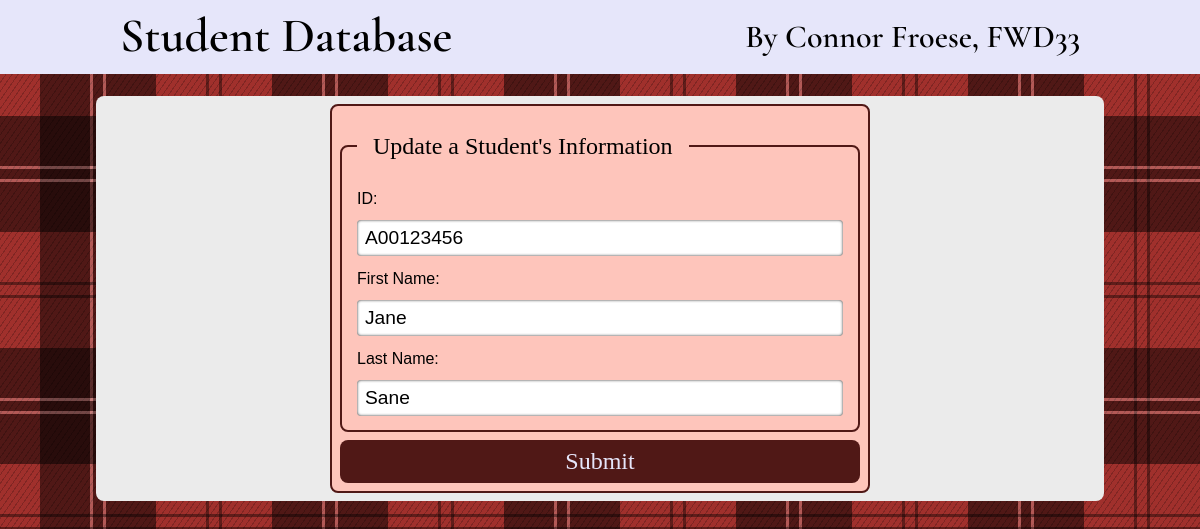
The app's page /21-update-student.php?id=A00123456 with its own data.
### tables this page shows
CREATE TABLE IF NOT EXISTS `students` (
  `primary_key` int(11) NOT NULL AUTO_INCREMENT,
  `id` varchar(10) NOT NULL,
  `firstname` varchar(30) NOT NULL,
  `lastname` varchar(30) NOT NULL,
  PRIMARY KEY (`primary_key`),
  UNIQUE KEY `id` (`id`)
);

### 21-update-student.php (the view, shortened to what this page needs)
<!DOCTYPE html>
<html lang="en">
<head>
    <link rel="stylesheet" href="styles/normalize-fwd.css">
    <?php
    echo("<link rel='stylesheet' href='styles/themes/red.css'>");
    ?>
</head>
<body>
<header>
    <h1 class="assignment-title">Student Database</h1>
    <h2 class="assignment-by">By Connor Froese, FWD33</h2>
</header>
<main>
<section>
    <?php
    $db = new mysqli(DB_HOST, DB_USER, DB_PASS, DB_NAME);
    $heldId = $_GET["id"];
    $studentQuery = "SELECT id,firstname,lastname FROM students WHERE id='$heldId';";
    $result = $db->query($studentQuery);
    $stuInfo = $result->fetch_row();
    echo("<form action='22-update-student-processing.php?id=$heldId' method='post'>");
    ?>
        <fieldset>
            <legend>Update a Student's Information</legend>
            <label for="stuNum">ID: </label>
            <?php
            $stuId = $stuInfo[0];
            echo("<input type='text' name='stuNum' id='stuNum' value='$stuId'>");
            ?>
            <label for="firstname">First Name: </label>
            <?php
            $stuFname = $stuInfo[1];
            echo("<input type='text' name='firstname' id='firstname' value='$stuFname'>");
            ?>
            <label for="lastname">Last Name: </label>
            <?php
            $stuLname = $stuInfo[2];
            echo("<input type='text' name='lastname' id='lastname' value='$stuLname'>");
            ?>
        </fieldset>
        <input type="submit" value="Submit">
    </form>
    </section>
</main>
</body>
</html>

### styles/themes/red.css (style rules this page uses)
:root { --border-radius: 0.5rem; --pri-bg-colour: #f5deb3; --pri-border-colour: #a8936a; --sec-bg-colour: #fec5bb; --sec-border-colour: #501816; --pri-font-colour: #000000; --sec-font-colour: #e6e6fa; --pri-font: 'Cormorant Garamond', 'Times New Roman', Times, serif; --sec-font: Arial, Helvetica, sans-serif; }
body { color: #000000; background-color: hsl(2, 57%, 40%); background-image: repeating-linear-gradient(transparent, transparent 50px, rgba(0,0,0,.4) 50px, rgba(0,0,0,.4) 53px, transparent 53px, transparent 63px, rgba(0,0,0,.4) 63px, rgba(0,0,0,.4) 66px, transparent 66px, transparent 116px, rgba(0,0,0,.5) 116px, rgba(0,0,0,.5) 166px, rgba(255,255,255,.2) 166px, rgba(255,255,255,.2) 169px, rgba(0,0,0,.5) 169px, rgba(0,0,0,.5) 179px, rgba(255,255,255,.2) 179px, rgba(255,255,255,.2) 182px, rgba(0,0,0,.5) 182px, rgba(0,0,0,.5) 232px, transparent 232px), repeating-linear-gradient(270deg, transparent, transparent 50px, rgba(0,0,0,.4) 50px, rgba(0,0,0,.4) 53px, transparent 53px, transparent 63px, rgba(0,0,0,.4) 63px, rgba(0,0,0,.4) 66px, transparent 66px, transparent 116px, rgba(0,0,0,.5) 116px, rgba(0,0,0,.5) 166px, rgba(255,255,255,.2) 166px, rgba(255,255,255,.2) 169px, rgba(0,0,0,.5) 169px, rgba(0,0,0,.5) 179px, rgba(255,255,255,.2) 179px, rgba(255,255,255,.2) 182px, rgba(0,0,0,.5) 182px, rgba(0,0,0,.5) 232px, transparent 232px), repeating-linear-gradient(125deg, transparent, transparent 2px, rgba(0,0,0,.2) 2px, rgba(0,0,0,.2) 3px, transparent 3px, transparent 5px, rgba(0,0,0,.2) 5px); font-family: 'Times New Roman', Times, serif; font-size: 1.25rem; font-weight: 400; line-height: 2; }
main { position: relative; min-width: 80vw; max-width: 600px; min-height: 256px; background-color: #ebebeb; margin: 6rem auto; padding: 0.5rem 1.5rem; z-index: 1; border-radius: var(--border-radius); }
h1 { color: #000000; font-family: 'Cormorant Garamond', 'Times New Roman', Times, serif; font-weight: 600; font-size: 3rem; line-height: 1.2; margin: 0.5rem 0 0.5rem; }
h2, h3, h4, h5, h6 { color: #000000; font-family: 'Cormorant Garamond', 'Times New Roman', Times, serif; font-weight: 600; font-size: 2rem; line-height: 1; margin-top: 2rem; padding: 0 0 10px 12px; border-bottom: solid 2px var(--pri-font-colour); }
header { position: fixed; top: 0; left: 0; right: 0; background-color: lavender; z-index: 100; display: grid; grid-template-columns: 10vw 1fr 1fr 10vw; align-items: flex-end; }
.assignment-title { grid-column: 2 / 3; justify-self: start; }
.assignment-by { grid-column: 3 / 4; justify-self: end; border: none; padding: 0; margin: auto 0 auto; }
form { background-color: var(--sec-bg-colour); border: solid 2px var(--sec-border-colour); border-radius: var(--border-radius); padding: 8px; margin: 0 auto; width: 520px; }
fieldset { border: var(--sec-border-colour) solid 2px; border-radius: var(--border-radius); margin: 0.5rem auto; }
form legend { font-size: 1.5rem; padding: 0 1rem; }
form label { font-size: 1rem; font-weight: 500; font-family: var(--sec-font); color: var(--pri-font-colour); padding: 0; margin: 0; }
form input[type=text], form input[type=password], form select { box-sizing: border-box; width: 100%; height: 2.2rem; font-size: 1.2rem; font-family: var(--sec-font); border: none; box-shadow: inset 0 0 3px #2e2e2e; border-radius: 4px; padding: 4px 8px; background-color: #ffffff; }
form input[type=submit] { background-color: var(--sec-border-colour); color: var(--sec-font-colour); width: 100%; padding: 8px 32px; font-size: 1.5rem; border: none; border-radius: var(--border-radius); }

### records on screen
students: stuNum "A00123456", firstname "Jane", lastname "Sane"
